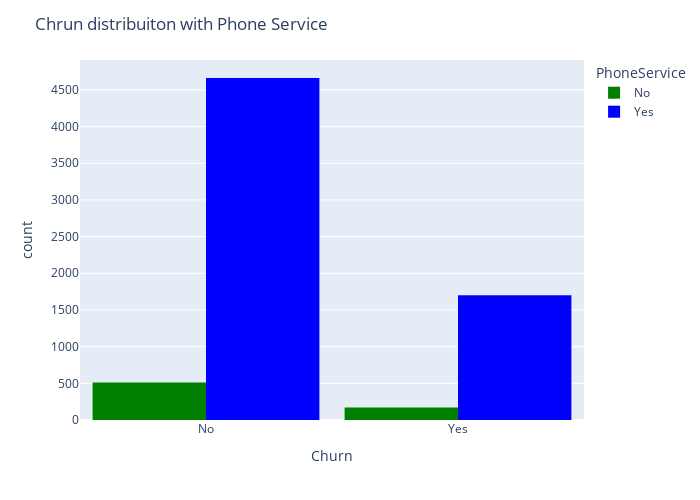

Notebook cell for this chart:
### Code cell
#examination the PhoneService in which the customers were enrolled for churn yes and churn no
color = {"Yes": 'blue', "No": 'green'}
fig = px.histogram(df, x="Churn", 
                       color="PhoneService", 
                       barmode="group", 
                       color_discrete_map=color)
fig.update_layout(width=700, height=500, bargap=0.1)
fig.update_layout(title='Chrun distribuiton with Phone Service')
fig.show()

### Figure 1 — Plotly figure (JSON) as saved in the notebook; plotly's stock layout.template omitted (floating-point values rounded to 4 significant figures; data arrays with more than 128 entries replaced by an {"elided": "..."} marker saying what was removed)
{"data": [{"alignmentgroup": "True", "bingroup": "x", "hovertemplate": "PhoneService=No<br>Churn=%{x}<br>count=%{y}<extra></extra>", "legendgroup": "No", "marker": {"color": "green", "pattern": {"shape": ""}}, "name": "No", "offsetgroup": "No", "orientation": "v", "showlegend": true, "type": "histogram", "x": {"elided": "682 str values"}, "xaxis": "x", "yaxis": "y"}, {"alignmentgroup": "True", "bingroup": "x", "hovertemplate": "PhoneService=Yes<br>Churn=%{x}<br>count=%{y}<extra></extra>", "legendgroup": "Yes", "marker": {"color": "blue", "pattern": {"shape": ""}}, "name": "Yes", "offsetgroup": "Yes", "orientation": "v", "showlegend": true, "type": "histogram", "x": {"elided": "6361 str values"}, "xaxis": "x", "yaxis": "y"}], "layout": {"bargap": 0.1, "barmode": "group", "height": 500, "legend": {"title": {"text": "PhoneService"}, "tracegroupgap": 0}, "margin": {"t": 60}, "title": {"text": "Chrun distribuiton with Phone Service"}, "width": 700, "xaxis": {"anchor": "y", "domain": [0, 1], "title": {"text": "Churn"}}, "yaxis": {"anchor": "x", "domain": [0, 1], "title": {"text": "count"}}}}
